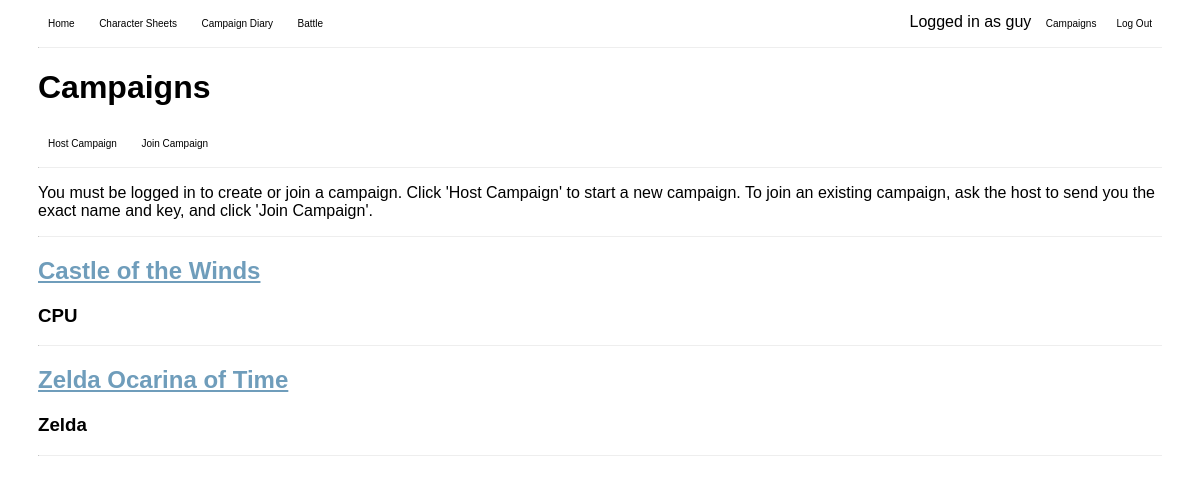
Page /accounts/campaigns/ (signed in) on the earlier database version.
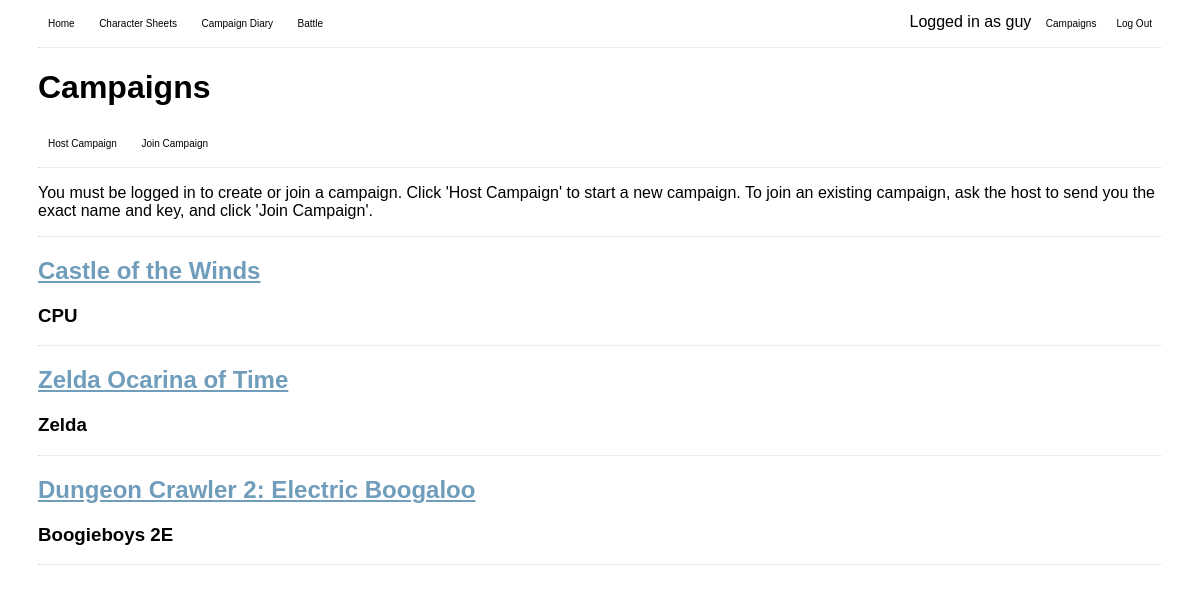
Same page on the later database version.
### accounts/models.py (models this page shows, shortened)
class Campaign(models.Model):
    name = models.CharField(max_length = 50)
    system = models.CharField(max_length=50)
    premise = models.TextField()
    key = models.CharField(max_length=50, default=generate_random_key, unique=True)
    users = models.ManyToManyField(User, related_name='campaigns')
    host = models.ForeignKey(User, on_delete=models.CASCADE, related_name='hosted_campaigns')
    class Meta:
        db_table = 'blog_campaign'

### accounts/views.py (the view)
# urls.py: path('campaigns/', campaigns_view, name='Campaigns'),
def campaigns_view(request):
    campaign_list = Campaign.objects.filter(Q(users=request.user) | Q(host=request.user))
    return render(request, 'campaigns.html', {'campaign_list': campaign_list})

### accounts/templates/campaigns.html (shortened to what this page needs)
<!DOCTYPE html>
<html>
    <head>
        <link rel="stylesheet" href="">
    </head>
    <body>
        {% extends "base.html" %}
        {% block content %}
        <div>
            <h1>Campaigns</h1>
            <a href="{% url 'New Campaign' %}"><button>Host Campaign</button></a>
            <a href="{% url 'Join Campaign' %}"><button>Join Campaign</button></a>
            <hr>
        </div>
        <div>
            <p>You must be logged in to create or join a campaign. Click 'Host Campaign' to start a new campaign. To join an existing campaign, ask the host to send you the exact name and key, and click 'Join Campaign'.</p>
            <hr>
        </div>
        <div>
            {% for campaign in campaign_list %}
            <a href="{% url 'Campaign Detail' campaign.pk %}"><h2>{{ campaign.name }}</h2></a>
            <h3>{{ campaign.system }}</h3>
            <hr>
            {% endfor %}
        </div>
        {% endblock %}

Differences in the rows shown:
added Campaign: name "Dungeon Crawler 2: Electric Boogaloo", system "Boogieboys 2E"
